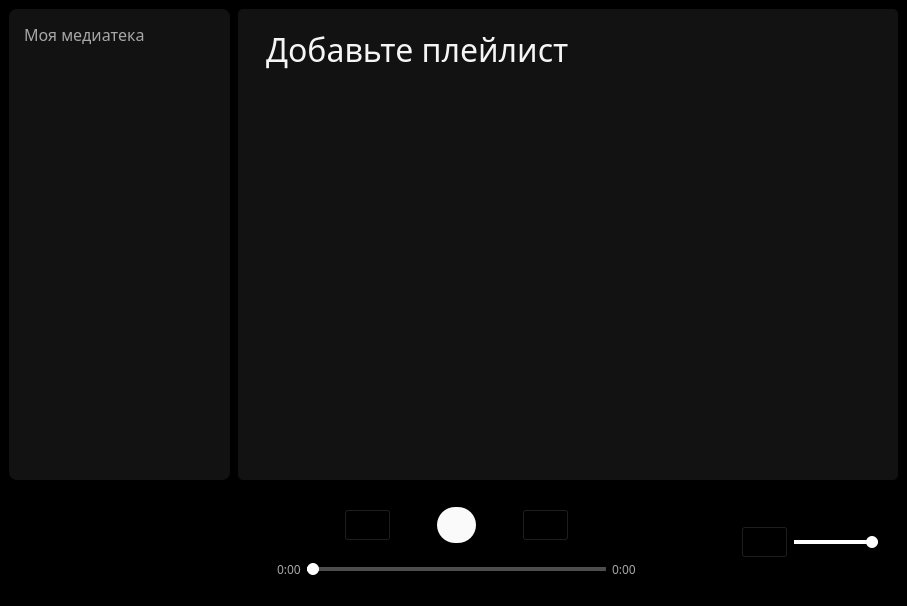
<?xml version="1.0" encoding="UTF-8"?>
<ui version="4.0">
 <class>MainWindow</class>
 <widget class="QMainWindow" name="MainWindow">
  <property name="geometry">
   <rect>
    <x>0</x>
    <y>0</y>
    <width>907</width>
    <height>606</height>
   </rect>
  </property>
  <property name="windowTitle">
   <string>Music Player</string>
  </property>
  <property name="windowIcon">
   <iconset resource="resource.qrc">
    <normaloff>:/resources/icon.png</normaloff>:/resources/icon.png</iconset>
  </property>
  <property name="styleSheet">
   <string notr="true"/>
  </property>
  <property name="documentMode">
   <bool>false</bool>
  </property>
  <widget class="QWidget" name="centralwidget">
   <property name="styleSheet">
    <string notr="true">background-color: rgb(0, 0 , 0);
font-family: Arial Black;
font-size: 16px;
color: rgb(167, 167, 167);</string>
   </property>
   <layout class="QGridLayout" name="gridLayout" rowstretch="8,1" columnstretch="2,6">
    <property name="spacing">
     <number>8</number>
    </property>
    <item row="0" column="1">
     <widget class="QFrame" name="music_frame">
      <property name="autoFillBackground">
       <bool>false</bool>
      </property>
      <property name="styleSheet">
       <string notr="true">QFrame {
	background-color: rgb(18, 18, 18);
	border-radius: 5px;
}
</string>
      </property>
      <property name="frameShape">
       <enum>QFrame::StyledPanel</enum>
      </property>
      <property name="frameShadow">
       <enum>QFrame::Raised</enum>
      </property>
      <layout class="QVBoxLayout" name="verticalLayout_4" stretch="1,6">
       <item>
        <widget class="QFrame" name="frame">
         <property name="sizePolicy">
          <sizepolicy hsizetype="Minimum" vsizetype="Minimum">
           <horstretch>0</horstretch>
           <verstretch>0</verstretch>
          </sizepolicy>
         </property>
         <property name="frameShape">
          <enum>QFrame::StyledPanel</enum>
         </property>
         <property name="frameShadow">
          <enum>QFrame::Raised</enum>
         </property>
         <layout class="QVBoxLayout" name="verticalLayout_3">
          <item>
           <widget class="QLabel" name="playlist_name">
            <property name="styleSheet">
             <string notr="true">font-size: 32px;
color: rgb(245, 245, 245);
margin-left: 2px;</string>
            </property>
            <property name="text">
             <string>Добавьте плейлист</string>
            </property>
            <property name="alignment">
             <set>Qt::AlignLeading|Qt::AlignLeft|Qt::AlignVCenter</set>
            </property>
           </widget>
          </item>
          <item>
           <widget class="QFrame" name="playlist_control_panel">
            <property name="sizePolicy">
             <sizepolicy hsizetype="Preferred" vsizetype="Fixed">
              <horstretch>0</horstretch>
              <verstretch>0</verstretch>
             </sizepolicy>
            </property>
            <property name="styleSheet">
             <string notr="true">QPushButton {
	background: rgb(18, 18, 18);
	border-radius: 16px;
}
QPushButton:hover {
	background: rgb(32, 32, 32);
}</string>
            </property>
            <layout class="QHBoxLayout" name="horizontalLayout_6">
             <item>
              <widget class="QPushButton" name="play_playlist_button">
               <property name="enabled">
                <bool>false</bool>
               </property>
               <property name="sizePolicy">
                <sizepolicy hsizetype="Fixed" vsizetype="Fixed">
                 <horstretch>0</horstretch>
                 <verstretch>0</verstretch>
                </sizepolicy>
               </property>
               <property name="minimumSize">
                <size>
                 <width>48</width>
                 <height>48</height>
                </size>
               </property>
               <property name="cursor">
                <cursorShape>PointingHandCursor</cursorShape>
               </property>
               <property name="styleSheet">
                <string notr="true">QPushButton {
	border-radius: 24px;
}</string>
               </property>
               <property name="text">
                <string/>
               </property>
               <property name="icon">
                <iconset resource="resource.qrc">
                 <normaloff>:/resources/play.png</normaloff>
                 <normalon>:/resources/pause.png</normalon>
                 <disabledoff>:/resources/play.png</disabledoff>
                 <disabledon>:/resources/play.png</disabledon>:/resources/play.png</iconset>
               </property>
               <property name="checkable">
                <bool>true</bool>
               </property>
              </widget>
             </item>
             <item>
              <widget class="QPushButton" name="add_track_button">
               <property name="enabled">
                <bool>false</bool>
               </property>
               <property name="sizePolicy">
                <sizepolicy hsizetype="Fixed" vsizetype="Fixed">
                 <horstretch>0</horstretch>
                 <verstretch>0</verstretch>
                </sizepolicy>
               </property>
               <property name="minimumSize">
                <size>
                 <width>32</width>
                 <height>32</height>
                </size>
               </property>
               <property name="cursor">
                <cursorShape>PointingHandCursor</cursorShape>
               </property>
               <property name="text">
                <string/>
               </property>
               <property name="icon">
                <iconset>
                 <normalon>:/resources/plus.png</normalon>
                 <disabledon>:/resources/plus.png</disabledon>
                </iconset>
               </property>
              </widget>
             </item>
             <item>
              <widget class="QPushButton" name="remove_track_button">
               <property name="enabled">
                <bool>false</bool>
               </property>
               <property name="sizePolicy">
                <sizepolicy hsizetype="Fixed" vsizetype="Fixed">
                 <horstretch>0</horstretch>
                 <verstretch>0</verstretch>
                </sizepolicy>
               </property>
               <property name="minimumSize">
                <size>
                 <width>32</width>
                 <height>32</height>
                </size>
               </property>
               <property name="cursor">
                <cursorShape>PointingHandCursor</cursorShape>
               </property>
               <property name="text">
                <string/>
               </property>
               <property name="icon">
                <iconset>
                 <normalon>:/resources/minus.png</normalon>
                 <disabledon>:/resources/minus.png</disabledon>
                </iconset>
               </property>
              </widget>
             </item>
             <item>
              <spacer name="horizontalSpacer_7">
               <property name="orientation">
                <enum>Qt::Horizontal</enum>
               </property>
               <property name="sizeHint" stdset="0">
                <size>
                 <width>40</width>
                 <height>20</height>
                </size>
               </property>
              </spacer>
             </item>
            </layout>
           </widget>
          </item>
         </layout>
        </widget>
       </item>
       <item>
        <widget class="QListWidget" name="music_list_widget">
         <property name="styleSheet">
          <string notr="true">QListView {
	margin-left: 10px;
}
QListView:focus {
	outline: none;
}
QListView::item {
	color: rgb(230, 230 , 230);
	border-radius: 5px;
	padding: 4px, 4px;
	margin: 2px, 2px;
}
QListView::item:selected:!active {
	color: rgb(230, 230 , 230);
}
QListView::item:hover {
	background: rgb(26, 26, 26);
	color: rgb(230, 230 , 230);
}
QListView::item:selected {
	background: rgb(34, 34, 34);
	border:none;
}
QListView:focus {
	outline: none;
}
QListView::item {
	border-radius: 5px;
	padding: 4px, 4px;
	margin: 2px, 2px;
}
QListView::item:selected:!active {
	color: rgb(230, 230 , 230);
}
QListView::item:hover {
	background: rgb(26, 26, 26);
	color: rgb(230, 230 , 230);
}
QListView::item:selected {
	background: rgb(34, 34, 34);
	border:none;
}
QListView::item:selected:hover {
	background: rgb(34, 34, 34);
	border:none;
}</string>
         </property>
         <property name="horizontalScrollBarPolicy">
          <enum>Qt::ScrollBarAlwaysOff</enum>
         </property>
        </widget>
       </item>
      </layout>
     </widget>
    </item>
    <item row="0" column="0">
     <widget class="QFrame" name="playlist_frame">
      <property name="styleSheet">
       <string notr="true">background-color: rgb(18, 18, 18);
border-radius: 8px;
color: rgb(167, 167, 167);</string>
      </property>
      <property name="frameShape">
       <enum>QFrame::StyledPanel</enum>
      </property>
      <property name="frameShadow">
       <enum>QFrame::Raised</enum>
      </property>
      <layout class="QVBoxLayout" name="verticalLayout">
       <item>
        <layout class="QHBoxLayout" name="horizontalLayout" stretch="10,0,0">
         <property name="leftMargin">
          <number>6</number>
         </property>
         <property name="topMargin">
          <number>0</number>
         </property>
         <item>
          <widget class="QLabel" name="label">
           <property name="contextMenuPolicy">
            <enum>Qt::NoContextMenu</enum>
           </property>
           <property name="layoutDirection">
            <enum>Qt::RightToLeft</enum>
           </property>
           <property name="text">
            <string>Моя медиатека</string>
           </property>
           <property name="scaledContents">
            <bool>false</bool>
           </property>
           <property name="alignment">
            <set>Qt::AlignLeading|Qt::AlignLeft|Qt::AlignVCenter</set>
           </property>
           <property name="margin">
            <number>6</number>
           </property>
           <property name="openExternalLinks">
            <bool>false</bool>
           </property>
          </widget>
         </item>
         <item>
          <widget class="QPushButton" name="add_playlist_button">
           <property name="sizePolicy">
            <sizepolicy hsizetype="Fixed" vsizetype="Fixed">
             <horstretch>0</horstretch>
             <verstretch>0</verstretch>
            </sizepolicy>
           </property>
           <property name="minimumSize">
            <size>
             <width>32</width>
             <height>32</height>
            </size>
           </property>
           <property name="cursor">
            <cursorShape>PointingHandCursor</cursorShape>
           </property>
           <property name="layoutDirection">
            <enum>Qt::LeftToRight</enum>
           </property>
           <property name="styleSheet">
            <string notr="true">QPushButton {
	border-radius: 16px;
}
QPushButton:hover {
	background-color: rgb(32, 32, 32);
	color: rgb(230, 230, 230);
}</string>
           </property>
           <property name="text">
            <string/>
           </property>
           <property name="icon">
            <iconset>
             <normalon>:/resources/plus.png</normalon>
            </iconset>
           </property>
          </widget>
         </item>
         <item>
          <widget class="QPushButton" name="remove_playlist_button">
           <property name="enabled">
            <bool>false</bool>
           </property>
           <property name="sizePolicy">
            <sizepolicy hsizetype="Fixed" vsizetype="Fixed">
             <horstretch>0</horstretch>
             <verstretch>0</verstretch>
            </sizepolicy>
           </property>
           <property name="minimumSize">
            <size>
             <width>32</width>
             <height>32</height>
            </size>
           </property>
           <property name="cursor">
            <cursorShape>PointingHandCursor</cursorShape>
           </property>
           <property name="styleSheet">
            <string notr="true">QPushButton {
	border-radius: 16px;
}
QPushButton:hover {
	background-color: rgb(32, 32, 32);
	color: rgb(230, 230, 230);
}</string>
           </property>
           <property name="text">
            <string/>
           </property>
           <property name="icon">
            <iconset>
             <normalon>:/resources/minus.png</normalon>
             <disabledon>:/resources/minus.png</disabledon>
            </iconset>
           </property>
          </widget>
         </item>
        </layout>
       </item>
       <item>
        <widget class="QListWidget" name="playlist_widget">
         <property name="styleSheet">
          <string notr="true">QListView {
	margin-left: 2px;
}
QListView:focus {
	outline: none;
}
QListView::item {
	color: rgb(230, 230 , 230);
	border-radius: 5px;
	padding: 4px, 4px;
	margin: 2px, 2px;
}
QListView::item:selected:!active {
	color: rgb(230, 230 , 230);
}
QListView::item:hover {
	background: rgb(26, 26, 26);
}
QListView::item:selected {
	background: rgb(34, 34, 34);
	border:none;
}
QListView:focus {
	outline: none;
}
QListView::item {
	border-radius: 5px;
	padding: 4px, 4px;
	margin: 2px, 2px;
}
QListView::item:selected:!active {
	color: rgb(230, 230 , 230);
}
QListView::item:hover {
	background: rgb(26, 26, 26);
	color: rgb(230, 230 , 230);
}
QListView::item:selected {
	background: rgb(34, 34, 34);
	border:none;
}
QListView::item:selected:hover {
	background: rgb(34, 34, 34);
	border:none;
}</string>
         </property>
         <property name="horizontalScrollBarPolicy">
          <enum>Qt::ScrollBarAlwaysOff</enum>
         </property>
         <property name="editTriggers">
          <set>QAbstractItemView::NoEditTriggers</set>
         </property>
         <property name="selectionMode">
          <enum>QAbstractItemView::SingleSelection</enum>
         </property>
         <property name="selectionBehavior">
          <enum>QAbstractItemView::SelectRows</enum>
         </property>
         <property name="flow">
          <enum>QListView::TopToBottom</enum>
         </property>
         <property name="resizeMode">
          <enum>QListView::Fixed</enum>
         </property>
         <property name="layoutMode">
          <enum>QListView::SinglePass</enum>
         </property>
         <property name="viewMode">
          <enum>QListView::ListMode</enum>
         </property>
         <property name="uniformItemSizes">
          <bool>false</bool>
         </property>
         <property name="currentRow">
          <number>-1</number>
         </property>
         <property name="sortingEnabled">
          <bool>false</bool>
         </property>
        </widget>
       </item>
      </layout>
     </widget>
    </item>
    <item row="1" column="0">
     <widget class="QFrame" name="music_info_frame">
      <property name="frameShape">
       <enum>QFrame::StyledPanel</enum>
      </property>
      <property name="frameShadow">
       <enum>QFrame::Raised</enum>
      </property>
      <layout class="QHBoxLayout" name="horizontalLayout_5" stretch="0,1">
       <item>
        <widget class="QLabel" name="current_photo">
         <property name="sizePolicy">
          <sizepolicy hsizetype="Fixed" vsizetype="Fixed">
           <horstretch>0</horstretch>
           <verstretch>0</verstretch>
          </sizepolicy>
         </property>
         <property name="minimumSize">
          <size>
           <width>72</width>
           <height>72</height>
          </size>
         </property>
         <property name="maximumSize">
          <size>
           <width>72</width>
           <height>72</height>
          </size>
         </property>
         <property name="styleSheet">
          <string notr="true"/>
         </property>
         <property name="text">
          <string/>
         </property>
        </widget>
       </item>
       <item>
        <widget class="QFrame" name="info_frame">
         <property name="styleSheet">
          <string notr="true">margin: 0px</string>
         </property>
         <layout class="QVBoxLayout" name="verticalLayout_2">
          <property name="spacing">
           <number>0</number>
          </property>
          <property name="sizeConstraint">
           <enum>QLayout::SetNoConstraint</enum>
          </property>
          <property name="topMargin">
           <number>10</number>
          </property>
          <property name="bottomMargin">
           <number>10</number>
          </property>
          <item>
           <spacer name="verticalSpacer">
            <property name="orientation">
             <enum>Qt::Vertical</enum>
            </property>
            <property name="sizeHint" stdset="0">
             <size>
              <width>20</width>
              <height>40</height>
             </size>
            </property>
           </spacer>
          </item>
          <item>
           <widget class="QLabel" name="current_title_info">
            <property name="sizePolicy">
             <sizepolicy hsizetype="Fixed" vsizetype="Fixed">
              <horstretch>0</horstretch>
              <verstretch>0</verstretch>
             </sizepolicy>
            </property>
            <property name="maximumSize">
             <size>
              <width>200</width>
              <height>16777215</height>
             </size>
            </property>
            <property name="styleSheet">
             <string notr="true"/>
            </property>
            <property name="text">
             <string/>
            </property>
            <property name="textFormat">
             <enum>Qt::AutoText</enum>
            </property>
            <property name="wordWrap">
             <bool>false</bool>
            </property>
           </widget>
          </item>
          <item>
           <widget class="QLabel" name="current_artist_info">
            <property name="styleSheet">
             <string notr="true">font-size: 10px;
color: rgb(130, 130 , 130);</string>
            </property>
            <property name="text">
             <string/>
            </property>
           </widget>
          </item>
          <item>
           <spacer name="verticalSpacer_2">
            <property name="orientation">
             <enum>Qt::Vertical</enum>
            </property>
            <property name="sizeHint" stdset="0">
             <size>
              <width>20</width>
              <height>40</height>
             </size>
            </property>
           </spacer>
          </item>
         </layout>
        </widget>
       </item>
      </layout>
     </widget>
    </item>
    <item row="1" column="1">
     <widget class="QFrame" name="control_panel_frame">
      <property name="enabled">
       <bool>true</bool>
      </property>
      <property name="styleSheet">
       <string notr="true">QPushButton {
	color: rgb(167, 167, 167);
}

QPushButton:hover {
	background: rgb(26, 26, 26);
	border: none;
	border-radius: 16px;
}</string>
      </property>
      <property name="frameShape">
       <enum>QFrame::StyledPanel</enum>
      </property>
      <property name="frameShadow">
       <enum>QFrame::Raised</enum>
      </property>
      <layout class="QHBoxLayout" name="horizontalLayout_3" stretch="0,1,1">
       <item>
        <spacer name="horizontalSpacer_2">
         <property name="orientation">
          <enum>Qt::Horizontal</enum>
         </property>
         <property name="sizeHint" stdset="0">
          <size>
           <width>20</width>
           <height>20</height>
          </size>
         </property>
        </spacer>
       </item>
       <item>
        <layout class="QVBoxLayout" name="music_cotrol_panel">
         <property name="spacing">
          <number>0</number>
         </property>
         <item>
          <widget class="QFrame" name="control_buttons">
           <property name="styleSheet">
            <string notr="true"/>
           </property>
           <layout class="QHBoxLayout" name="horizontalLayout_2">
            <item>
             <spacer name="horizontalSpacer_3">
              <property name="orientation">
               <enum>Qt::Horizontal</enum>
              </property>
              <property name="sizeType">
               <enum>QSizePolicy::Expanding</enum>
              </property>
              <property name="sizeHint" stdset="0">
               <size>
                <width>40</width>
                <height>20</height>
               </size>
              </property>
             </spacer>
            </item>
            <item>
             <widget class="QPushButton" name="previous_button">
              <property name="enabled">
               <bool>false</bool>
              </property>
              <property name="sizePolicy">
               <sizepolicy hsizetype="Fixed" vsizetype="Fixed">
                <horstretch>0</horstretch>
                <verstretch>0</verstretch>
               </sizepolicy>
              </property>
              <property name="minimumSize">
               <size>
                <width>32</width>
                <height>32</height>
               </size>
              </property>
              <property name="text">
               <string/>
              </property>
              <property name="icon">
               <iconset theme="previous">
                <normalon>:/resources/previous.png</normalon>
                <disabledon>:/resources/previous.png</disabledon>
               </iconset>
              </property>
             </widget>
            </item>
            <item>
             <spacer name="horizontalSpacer_4">
              <property name="orientation">
               <enum>Qt::Horizontal</enum>
              </property>
              <property name="sizeType">
               <enum>QSizePolicy::Fixed</enum>
              </property>
              <property name="sizeHint" stdset="0">
               <size>
                <width>40</width>
                <height>20</height>
               </size>
              </property>
             </spacer>
            </item>
            <item>
             <widget class="QPushButton" name="play_pause_button">
              <property name="enabled">
               <bool>false</bool>
              </property>
              <property name="sizePolicy">
               <sizepolicy hsizetype="Fixed" vsizetype="Fixed">
                <horstretch>0</horstretch>
                <verstretch>0</verstretch>
               </sizepolicy>
              </property>
              <property name="minimumSize">
               <size>
                <width>36</width>
                <height>36</height>
               </size>
              </property>
              <property name="styleSheet">
               <string notr="true">QPushButton {
	background: rgb(250, 250, 250);
	border-radius: 18px;
}
QPushButton:hover {
	background: rgb(200, 200 ,200);
}</string>
              </property>
              <property name="text">
               <string/>
              </property>
              <property name="icon">
               <iconset resource="resource.qrc">
                <normaloff>:/resources/play-black.png</normaloff>
                <normalon>:/resources/pause-black.png</normalon>
                <disabledoff>:/resources/play-black.png</disabledoff>
                <disabledon>:/resources/pause-black.png</disabledon>:/resources/play-black.png</iconset>
              </property>
              <property name="checkable">
               <bool>true</bool>
              </property>
             </widget>
            </item>
            <item>
             <spacer name="horizontalSpacer_5">
              <property name="orientation">
               <enum>Qt::Horizontal</enum>
              </property>
              <property name="sizeType">
               <enum>QSizePolicy::Fixed</enum>
              </property>
              <property name="sizeHint" stdset="0">
               <size>
                <width>40</width>
                <height>20</height>
               </size>
              </property>
             </spacer>
            </item>
            <item>
             <widget class="QPushButton" name="next_button">
              <property name="enabled">
               <bool>false</bool>
              </property>
              <property name="sizePolicy">
               <sizepolicy hsizetype="Fixed" vsizetype="Fixed">
                <horstretch>0</horstretch>
                <verstretch>0</verstretch>
               </sizepolicy>
              </property>
              <property name="minimumSize">
               <size>
                <width>32</width>
                <height>32</height>
               </size>
              </property>
              <property name="text">
               <string/>
              </property>
              <property name="icon">
               <iconset theme="next">
                <normalon>:/resources/next.png</normalon>
                <disabledon>:/resources/next.png</disabledon>
               </iconset>
              </property>
             </widget>
            </item>
            <item>
             <spacer name="horizontalSpacer_6">
              <property name="orientation">
               <enum>Qt::Horizontal</enum>
              </property>
              <property name="sizeType">
               <enum>QSizePolicy::Expanding</enum>
              </property>
              <property name="sizeHint" stdset="0">
               <size>
                <width>40</width>
                <height>20</height>
               </size>
              </property>
             </spacer>
            </item>
           </layout>
          </widget>
         </item>
         <item>
          <widget class="QFrame" name="slider_music_frame">
           <property name="styleSheet">
            <string notr="true">font-size: 12px;</string>
           </property>
           <layout class="QHBoxLayout" name="control_slider">
            <item>
             <widget class="QLabel" name="current_time_label">
              <property name="text">
               <string>0:00</string>
              </property>
             </widget>
            </item>
            <item>
             <widget class="QSlider" name="main_slider">
              <property name="enabled">
               <bool>false</bool>
              </property>
              <property name="sizePolicy">
               <sizepolicy hsizetype="MinimumExpanding" vsizetype="Fixed">
                <horstretch>0</horstretch>
                <verstretch>0</verstretch>
               </sizepolicy>
              </property>
              <property name="focusPolicy">
               <enum>Qt::StrongFocus</enum>
              </property>
              <property name="autoFillBackground">
               <bool>false</bool>
              </property>
              <property name="styleSheet">
               <string notr="true">QSlider::groove:horizontal {
	height: 4px;
    background: rgb(18, 18, 18);
}

QSlider::handle:horizontal {
	background: white;
	width: 12px;
	margin: -4px 0;
	border-radius: 6px;
 }

QSlider::sub-page:horizontal{
	background: rgb(255, 255, 255);
}

QSlider::add-page:horizontal{
	background: rgb(77, 77, 77);
}</string>
              </property>
              <property name="maximum">
               <number>100</number>
              </property>
              <property name="pageStep">
               <number>0</number>
              </property>
              <property name="value">
               <number>0</number>
              </property>
              <property name="tracking">
               <bool>true</bool>
              </property>
              <property name="orientation">
               <enum>Qt::Horizontal</enum>
              </property>
              <property name="invertedAppearance">
               <bool>false</bool>
              </property>
              <property name="invertedControls">
               <bool>false</bool>
              </property>
              <property name="tickPosition">
               <enum>QSlider::NoTicks</enum>
              </property>
             </widget>
            </item>
            <item>
             <widget class="QLabel" name="track_time_label">
              <property name="text">
               <string>0:00</string>
              </property>
             </widget>
            </item>
           </layout>
          </widget>
         </item>
        </layout>
       </item>
       <item>
        <layout class="QHBoxLayout" name="horizontalLayout_4" stretch="0,1,10">
         <property name="leftMargin">
          <number>10</number>
         </property>
         <property name="rightMargin">
          <number>10</number>
         </property>
         <item>
          <spacer name="horizontalSpacer">
           <property name="orientation">
            <enum>Qt::Horizontal</enum>
           </property>
           <property name="sizeType">
            <enum>QSizePolicy::Maximum</enum>
           </property>
           <property name="sizeHint" stdset="0">
            <size>
             <width>80</width>
             <height>20</height>
            </size>
           </property>
          </spacer>
         </item>
         <item>
          <widget class="QPushButton" name="volume_button">
           <property name="enabled">
            <bool>false</bool>
           </property>
           <property name="sizePolicy">
            <sizepolicy hsizetype="Fixed" vsizetype="Fixed">
             <horstretch>0</horstretch>
             <verstretch>0</verstretch>
            </sizepolicy>
           </property>
           <property name="minimumSize">
            <size>
             <width>32</width>
             <height>32</height>
            </size>
           </property>
           <property name="layoutDirection">
            <enum>Qt::LeftToRight</enum>
           </property>
           <property name="styleSheet">
            <string notr="true"/>
           </property>
           <property name="text">
            <string/>
           </property>
           <property name="icon">
            <iconset theme="volume">
             <normalon>:/resources/volume-max.png</normalon>
             <disabledon>:/resources/volume-max.png</disabledon>
            </iconset>
           </property>
           <property name="iconSize">
            <size>
             <width>20</width>
             <height>20</height>
            </size>
           </property>
           <property name="checkable">
            <bool>true</bool>
           </property>
           <property name="checked">
            <bool>true</bool>
           </property>
           <property name="default">
            <bool>false</bool>
           </property>
           <property name="flat">
            <bool>false</bool>
           </property>
          </widget>
         </item>
         <item>
          <widget class="QSlider" name="volume_slider">
           <property name="enabled">
            <bool>true</bool>
           </property>
           <property name="sizePolicy">
            <sizepolicy hsizetype="Fixed" vsizetype="Fixed">
             <horstretch>0</horstretch>
             <verstretch>0</verstretch>
            </sizepolicy>
           </property>
           <property name="contextMenuPolicy">
            <enum>Qt::NoContextMenu</enum>
           </property>
           <property name="layoutDirection">
            <enum>Qt::LeftToRight</enum>
           </property>
           <property name="styleSheet">
            <string notr="true">QSlider::groove:horizontal {
	height: 4px;
    background: rgb(18, 18, 18);
}

QSlider::handle:horizontal {
	background: white;
	width: 12px;
	margin: -4px 0;
	border-radius: 6px;
 }

QSlider::sub-page:horizontal{
	background: rgb(255, 255, 255);
}

QSlider::add-page:horizontal{
	background: rgb(77, 77, 77);
}</string>
           </property>
           <property name="maximum">
            <number>100</number>
           </property>
           <property name="singleStep">
            <number>1</number>
           </property>
           <property name="pageStep">
            <number>25</number>
           </property>
           <property name="value">
            <number>100</number>
           </property>
           <property name="tracking">
            <bool>true</bool>
           </property>
           <property name="orientation">
            <enum>Qt::Horizontal</enum>
           </property>
          </widget>
         </item>
        </layout>
       </item>
      </layout>
     </widget>
    </item>
   </layout>
  </widget>
  <widget class="QMenuBar" name="menubar">
   <property name="geometry">
    <rect>
     <x>0</x>
     <y>0</y>
     <width>907</width>
     <height>21</height>
    </rect>
   </property>
  </widget>
 </widget>
 <resources>
  <include location="resource.qrc"/>
 </resources>
 <connections/>
</ui>
